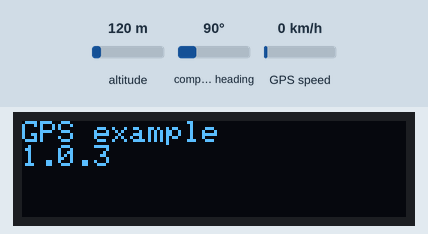
Recording of a sketch running on a simulated ESP8266 (NodeMCU). Shown: 128×32 one-colour display. The inputs (shaded band) are chosen by the test bench; at power-on: altitude 120 m, compass heading 90°, GPS speed 0 km/h. The GPS gets a fix after 3 s at 37.7749, -122.4194 with 8 satellites.

Above: at 0.1 s.
At 1.6 s:
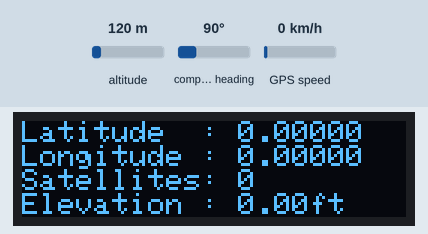
At 4.5 s:
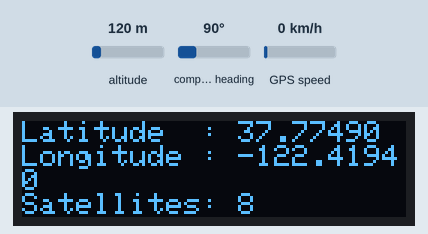

The sketch:

ESP8266_GPS.ino
```cpp
#include <TinyGPS++.h>
#include <SoftwareSerial.h>
#include <Adafruit_SSD1306.h>

Adafruit_SSD1306 display(128, 32, &Wire, -1);

static const int RXPin = D4;
static const int TXPin = D3;
static const uint32_t GPSBaud = 9600;

const double Home_LAT = 12.34567;
const double Home_LNG = 98.76543;

TinyGPSPlus gps;
SoftwareSerial ss(RXPin, TXPin);

void setup()
{
  display.begin(SSD1306_SWITCHCAPVCC, 0x3C);
  display.clearDisplay();
  display.setTextSize(1);
  display.setTextColor(WHITE);
  display.setCursor(0, 0);
  display.println("GPS example");
  display.println(TinyGPSPlus::libraryVersion());
  display.display();
  delay(1500);
  ss.begin(GPSBaud);
}

void loop()
{
  display.clearDisplay();
  display.setCursor(0, 0);
  display.print("Latitude  : ");
  display.println(gps.location.lat(), 5);
  display.print("Longitude : ");
  display.println(gps.location.lng(), 5);
  display.print("Satellites: ");
  display.println(gps.satellites.value());
  display.print("Elevation : ");
  display.print(gps.altitude.feet());
  display.println("ft");
  display.print("Time UTC  : ");
  display.print(gps.time.hour());
  display.print(":");
  display.print(gps.time.minute());
  display.print(":");
  display.println(gps.time.second());
  display.print("Heading   : ");
  display.println(gps.course.deg());
  display.print("Speed     : ");
  display.println(gps.speed.mph());

  unsigned long Distance_To_Home = (unsigned long)TinyGPSPlus::distanceBetween(gps.location.lat(), gps.location.lng(), Home_LAT, Home_LNG);
  display.print("KM to Home: ");
  display.print(Distance_To_Home);
  display.display();
  delay(200);

  smartDelay(500);

  if (millis() > 5000 && gps.charsProcessed() < 10)
    display.println(F("No GPS data received: check wiring"));

  display.display();
}

static void smartDelay(unsigned long ms)
{
  unsigned long start = millis();
  do
  {
    while (ss.available())
      gps.encode(ss.read());
  } while (millis() - start < ms);
}
```

Measured:
- what the display in image 1 shows lasts 2.9 s, from 1.6 s to 4.5 s
